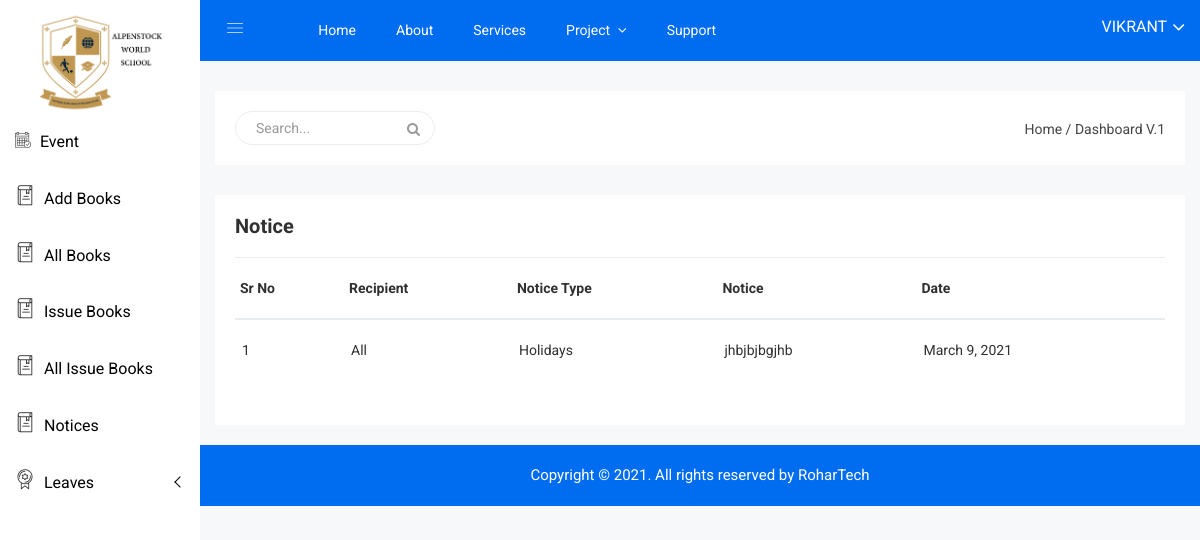
/library/notice/ (signed in), run on the app's committed database.
### admins/models/professor.py (models this page shows, shortened)
class Teacher(models.Model):
    username = models.CharField(max_length=20, default="TE")
    password = models.CharField(max_length=500, default="")
    first_name = models.CharField(max_length=20, default="")
    last_name = models.CharField(max_length=20, default="")
    gender = models.CharField(max_length=6, default="")
    dob = models.CharField(max_length=20)
    address = models.TextField()
    country = models.CharField(max_length=20, default="")
    state = models.CharField(max_length=20, default="")
    city = models.CharField(max_length=20, default="")
    zipcode = models.CharField(max_length=10, default="")
    phone = models.CharField(max_length=30, default="")
    email = models.EmailField(max_length = 254, default="")
    designation = models.CharField(max_length=20, default="")
    qualification = models.CharField(max_length=30, default="")
    basic_salary = models.CharField(max_length=30, default="")
    contract_type = models.CharField(max_length=30, default="")
    work_shift = models.CharField(max_length=30, default="")
    bank_name = models.CharField(max_length=20, default="")
    branch_name = models.CharField(max_length=20, default="")
    account_number = models.CharField(max_length=20, default="")
    ifsc_code = models.CharField(max_length=20, default="")
    aadhar_number = models.CharField(max_length=20, default="")
    pancard_number = models.CharField(max_length=20, default="")
    descripation = models.TextField()
    image = models.ImageField(upload_to="teacher", blank=True, null=True)
    date_joined = models.DateTimeField(verbose_name='date_joined', auto_now_add=True)

### admins/models/notice.py (models this page shows, shortened)
class Notices(models.Model):
    recipient = models.CharField(max_length=10, default='All')
    type = models.CharField(max_length=10, default='Holiday')
    date = models.DateField()
    notice = models.TextField()

### admins/middleware/auth.py (the view)
    def middleware(request, *args, **kwargs):
        returnUrl = request.META['PATH_INFO']
        print(returnUrl)
        if not request.session.get('user'):
           return redirect(f'/login?return_url={returnUrl}')
        response = get_response(request, *args, **kwargs)
        return response

### library/views/books.py (called while the page is built)
def user_validate(request):
    username = request.session.get('user')
    user = get_object_or_404(Teacher, username= username)
    role = get_object_or_404(Role, user = user)
    if role.role == "Librarian":
        return True
    else:
        return False

### library/views/index.py (called while the page is built)
    def get(self, request):
        if user_validate(request):
            all_notice = Notices.objects.all().order_by('-date')
            data = {'all_notice' : all_notice}
            return render(request, 'library/notice.html', data)
        else:
            return redirect('login')

### library/templates/library/notice.html (shortened to what this page needs)
{% extends './basic.html' %}
{% load static %}
{% block search %}
    <div class="breadcome-area">
                <div class="container-fluid">
                    <div class="row">
                        <div class="col-lg-12 col-md-12 col-sm-12 col-xs-12">
                            <div class="breadcome-list">
                        <div class="row">
                            <div class="col-lg-6 col-md-6 col-sm-6 col-xs-12">
                                <div class="breadcome-heading">
                                    <form role="search" class="sr-input-func">
                                        <input type="text" placeholder="Search..." class="search-int form-control">
                                        <a href="#"><i class="fa fa-search"></i></a>
                                    </form>
                                </div>
                            </div>
                            <div class="col-lg-6 col-md-6 col-sm-6 col-xs-12">
                                <ul class="breadcome-menu">
                                    <li><a href="#">Home</a> <span class="bread-slash">/</span>
                                    </li>
                                    <li><span class="bread-blod">Dashboard V.1</span>
                                    </li>
                                </ul>
                            </div>
                        </div>
                    </div>
                        </div>
                    </div>
                </div>
            </div>
{% endblock %}
{% block body %}
<div class="product-status mg-b-15">
            <div class="container-fluid">
                <div class="row">
                    <div class="col-lg-12 col-md-12 col-sm-12 col-xs-12">
                        <div class="product-status-wrap drp-lst">
                            <h4>Notice</h4>
                            <div class="asset-inner">
                                <table>
                                    <tr>
                                        <th>Sr No</th>
                                        <th>Recipient</th>
                                        <th>Notice Type</th>
                                        <th>Notice</th>
                                        <th>Date</th>
                                    </tr>
                                    {% for notice in all_notice %}
                                    <tr>
                                        <td id="{{notice.id}}"><script>srno({{notice.id}})</script></td>
                                        <td>{{notice.recipient}}</td>
                                        <td>{{notice.type}}</td>
                                        <td>{{notice.notice}}</td>
                                        <td>{{notice.date}}</td>
                                    </tr>
                                    {% endfor %}
                                </table>
                            </div>
                            <div class="custom-pagination">
                                <nav aria-label="Page navigation example">
                                </nav>
                            </div>
                        </div>
                    </div>
                </div>
            </div>
        </div>
{% endblock %}

### library/templates/library/basic.html (shortened to what this page needs)
{% extends 'alpen_admin/base.html' %}
{% load static %}
{% block mainbody %}
<div class="left-sidebar-pro">
    <nav id="sidebar" class="">
        <div class="sidebar-header">
            <a href="https://www.alpenstockworldschool.com/"><img class="main-logo" src="{% static 'img/logo/logo.png' %}" alt="alpen_stock" /></a>
        </div>
        <div class="left-custom-menu-adp-wrap comment-scrollbar">
            <nav class="sidebar-nav left-sidebar-menu-pro">
                <ul class="metismenu" id="menu1">
                    <li>
                        <a title="Landing Page" href="#" aria-expanded="false"><span class="educate-icon educate-event icon-wrap sub-icon-mg" aria-hidden="true"></span> <span class="mini-click-non">Event</span></a>
                    </li>
                    <li>
                        <a title="Landing Page" href="{% url 'add_books' %}" aria-expanded="false"><span class="educate-icon educate-library icon-wrap" aria-hidden="true"></span> <span class="mini-click-non">Add Books</span></a>
                    </li>
                     <li>
                        <a title="Landing Page" href="{% url 'all_books' %}" aria-expanded="false"><span class="educate-icon educate-library icon-wrap" aria-hidden="true"></span> <span class="mini-click-non">All Books</span></a>
                    </li>
                    <li>
                        <a title="Issue Book" href="{% url 'issue_book' %}" aria-expanded="false"><span class="educate-icon educate-library icon-wrap" aria-hidden="true"></span> <span class="mini-click-non">Issue Books</span></a>
                    </li>
                    <li>
                        <a title="All Issue Book" href="{% url 'all_issue_book' %}" aria-expanded="false"><span class="educate-icon educate-library icon-wrap" aria-hidden="true"></span> <span class="mini-click-non">All Issue Books</span></a>
                    </li>
                    <li>
                        <a title="View Notices" href="{% url 'library_notice' %}" aria-expanded="false"><span class="educate-icon educate-library icon-wrap" aria-hidden="true"></span> <span class="mini-click-non">Notices</span></a>
                    </li>
                    <li>
                        <a class="has-arrow" aria-expanded="false"><span class="educate-icon educate-department icon-wrap"></span> <span class="mini-click-non">Leaves</span></a>
                    </li>
                </ul>
            </nav>
        </div>
    </nav>
</div>
    <div class="all-content-wrapper">
        <div class="header-advance-area">
    <div class="header-top-area">
        <div class="container-fluid">
            <div class="row">
                <div class="col-lg-12 col-md-12 col-sm-12 col-xs-12">
                    <div class="header-top-wraper">
                        <div class="row">
                            <div class="col-lg-1 col-md-0 col-sm-1 col-xs-12">
                                <div class="menu-switcher-pro">
                                    <button type="button" id="sidebarCollapse" class="btn bar-button-pro header-drl-controller-btn btn-info navbar-btn">
                                            <i class="educate-icon educate-nav"></i>
                                        </button>
                                </div>
                            </div>
                            <div class="col-lg-6 col-md-7 col-sm-6 col-xs-12">
                                <div class="header-top-menu tabl-d-n">
                                    <ul class="nav navbar-nav mai-top-nav">
                                        <li class="nav-item"><a href="{% url 'library_index' %}" class="nav-link">Home</a>
                                        </li>
                                        <li class="nav-item"><a href="#" class="nav-link">About</a>
                                        </li>
                                        <li class="nav-item"><a href="#" class="nav-link">Services</a>
                                        </li>
                                        <li class="nav-item dropdown res-dis-nn">
                                            <a href="#" data-toggle="dropdown" role="button" aria-expanded="false" class="nav-link dropdown-toggle">Project <span class="angle-down-topmenu"><i class="fa fa-angle-down"></i></span></a>
                                        </li>
                                        <li class="nav-item"><a href="#" class="nav-link">Support</a>
                                        </li>
                                    </ul>
                                </div>
                            </div>
                            <div class="col-lg-5 col-md-5 col-sm-12 col-xs-12">
                                <div class="header-right-info">
                                    <ul class="nav navbar-nav mai-top-nav header-right-menu">
                                        <li class="nav-item">
                                            <a href="#" data-toggle="dropdown" role="button" aria-expanded="false" class="nav-link dropdown-toggle">
                                                    <span class="admin-name">{{ request.session.name }}</span>
                                                    <i class="fa fa-angle-down edu-icon edu-down-arrow"></i>
                                                </a>
                                        </li>
                                    </ul>
                                </div>
                            </div>
                        </div>
                    </div>
                </div>
            </div>
        </div>
    </div>
    {% block search %}    {% endblock %}
</div>
        {% block body %}{% endblock %}
        <div class="footer-copyright-area">
            <div class="container-fluid">
                <div class="row">
                    <div class="col-lg-12">
                        <div class="footer-copy-right">
                            <p>Copyright © 2021. All rights reserved by <a href="#">RoharTech</a></p>
                        </div>
                    </div>
                </div>
            </div>
        </div>
    </div>
{% endblock %}

### admins/static/css/main.css (style rules this page uses)
html { color: #222; font-size: 1em; line-height: 1.4; }
audio, canvas, iframe, img, svg, video { vertical-align: middle; }

### admins/static/css/metisMenu/metisMenu-vertical.css (style rules this page uses)
.sidebar-nav { background: #fff; }
.sidebar-nav ul { padding: 0; margin: 0; list-style: none; background: #f5f5f5; }
.sidebar-nav .metismenu { background: #fff; display: -webkit-box; display: -ms-flexbox; display: flex; -webkit-box-orient: vertical; -webkit-box-direction: normal; -ms-flex-direction: column; flex-direction: column; }
.sidebar-nav .metismenu li + li { margin-top: 5px; }
.sidebar-nav .metismenu li:last-child { margin-bottom: 5px; }
.sidebar-nav .metismenu > li { display: -webkit-box; display: -ms-flexbox; display: flex; -webkit-box-orient: vertical; -webkit-box-direction: normal; -ms-flex-direction: column; flex-direction: column; position: relative; }
.sidebar-nav .metismenu a { position: relative; display: block; padding: 13px 15px; color: #444; outline-width: 0; transition: all .3s ease-out; font-size:16px; font-weight:400; }
.sidebar-nav .metismenu li .icon-wrap { margin-right:5px; font-size:20px; color:#303030; }
.sidebar-nav .metismenu li .sub-icon-mg { margin-right:5px; font-size:16px; }

### data on the page
Teacher: session.name "VIKRANT"
Notices: recipient "All", type "Holidays", notice "jhbjbjbgjhb", date "March 9, 2021"
